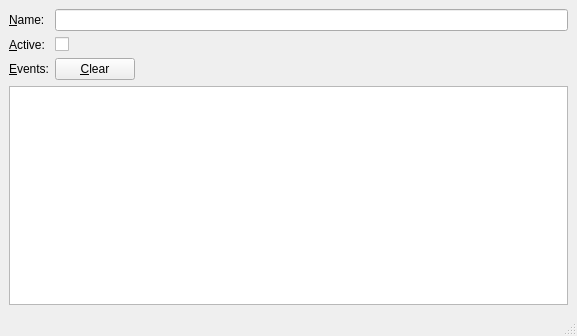
<?xml version="1.0" encoding="UTF-8"?>
<ui version="4.0">
 <class>SampleView</class>
 <widget class="QMainWindow" name="SampleView">
  <property name="geometry">
   <rect>
    <x>0</x>
    <y>0</y>
    <width>577</width>
    <height>336</height>
   </rect>
  </property>
  <property name="windowTitle">
   <string>MainWindow</string>
  </property>
  <widget class="QWidget" name="centralwidget">
   <layout class="QFormLayout" name="formLayout">
    <item row="0" column="0">
     <widget class="QLabel" name="nameLabel">
      <property name="text">
       <string>&amp;Name:</string>
      </property>
      <property name="buddy">
       <cstring>nameLineEdit</cstring>
      </property>
     </widget>
    </item>
    <item row="0" column="1">
     <widget class="QLineEdit" name="nameLineEdit"/>
    </item>
    <item row="1" column="0">
     <widget class="QLabel" name="activeLabel">
      <property name="text">
       <string>&amp;Active:</string>
      </property>
      <property name="buddy">
       <cstring>activeCheckBox</cstring>
      </property>
     </widget>
    </item>
    <item row="1" column="1">
     <widget class="QCheckBox" name="activeCheckBox"/>
    </item>
    <item row="3" column="0" colspan="2">
     <widget class="QListView" name="eventsListView"/>
    </item>
    <item row="2" column="0">
     <widget class="QLabel" name="eventsLabel">
      <property name="text">
       <string>&amp;Events:</string>
      </property>
      <property name="buddy">
       <cstring>eventsListView</cstring>
      </property>
     </widget>
    </item>
    <item row="2" column="1">
     <layout class="QHBoxLayout" name="horizontalLayout">
      <item>
       <widget class="QPushButton" name="clearButton">
        <property name="text">
         <string>&amp;Clear</string>
        </property>
       </widget>
      </item>
      <item>
       <spacer name="horizontalSpacer">
        <property name="orientation">
         <enum>Qt::Horizontal</enum>
        </property>
        <property name="sizeHint" stdset="0">
         <size>
          <width>40</width>
          <height>20</height>
         </size>
        </property>
       </spacer>
      </item>
     </layout>
    </item>
   </layout>
  </widget>
  <widget class="QMenuBar" name="menubar">
   <property name="geometry">
    <rect>
     <x>0</x>
     <y>0</y>
     <width>577</width>
     <height>23</height>
    </rect>
   </property>
  </widget>
  <widget class="QStatusBar" name="statusbar"/>
 </widget>
 <resources/>
 <connections/>
</ui>
